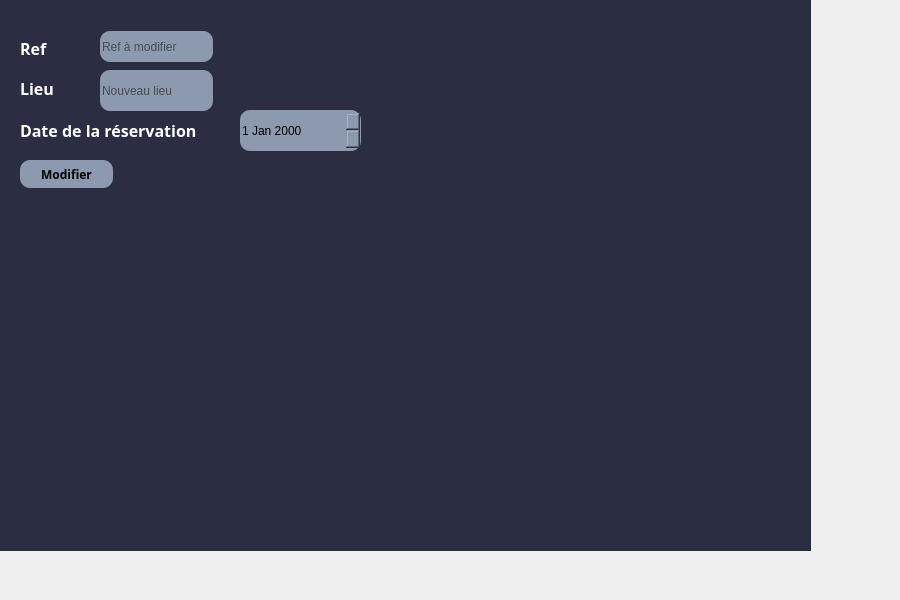
     <widget class="QWidget" name="tab_6">
      <attribute name="title">
       <string>Modifier</string>
      </attribute>
      <widget class="QLabel" name="label_23">
       <property name="geometry">
        <rect>
         <x>-30</x>
         <y>-40</y>
         <width>841</width>
         <height>591</height>
        </rect>
       </property>
       <property name="styleSheet">
        <string notr="true">background-color: rgb(43, 45, 66);</string>
       </property>
       <property name="text">
        <string/>
       </property>
      </widget>
      <widget class="QLabel" name="label_24">
       <property name="geometry">
        <rect>
         <x>20</x>
         <y>40</y>
         <width>41</width>
         <height>16</height>
        </rect>
       </property>
       <property name="font">
        <font>
         <family>Google Sans</family>
         <pointsize>12</pointsize>
         <weight>75</weight>
         <bold>true</bold>
        </font>
       </property>
       <property name="styleSheet">
        <string notr="true">color: rgb(255, 255, 255);</string>
       </property>
       <property name="text">
        <string>Ref</string>
       </property>
      </widget>
      <widget class="QDateEdit" name="dateEdit_4">
       <property name="geometry">
        <rect>
         <x>240</x>
         <y>110</y>
         <width>121</width>
         <height>41</height>
        </rect>
       </property>
       <property name="styleSheet">
        <string notr="true">background-color: rgb(141, 153, 174);
border-radius: 10px;</string>
       </property>
      </widget>
      <widget class="QPushButton" name="pushButton_modifier_2">
       <property name="geometry">
        <rect>
         <x>20</x>
         <y>160</y>
         <width>93</width>
         <height>28</height>
        </rect>
       </property>
       <property name="font">
        <font>
         <family>Google Sans</family>
         <pointsize>9</pointsize>
         <weight>75</weight>
         <bold>true</bold>
        </font>
       </property>
       <property name="styleSheet">
        <string notr="true">background-color: rgb(141, 153, 174);
border-radius: 10px;</string>
       </property>
       <property name="text">
        <string>Modifier</string>
       </property>
      </widget>
      <widget class="QLabel" name="label_25">
       <property name="geometry">
        <rect>
         <x>20</x>
         <y>120</y>
         <width>221</width>
         <height>21</height>
        </rect>
       </property>
       <property name="font">
        <font>
         <family>Google Sans</family>
         <pointsize>12</pointsize>
         <weight>75</weight>
         <bold>true</bold>
        </font>
       </property>
       <property name="styleSheet">
        <string notr="true">color: rgb(255, 255, 255);</string>
       </property>
       <property name="text">
        <string>Date de la réservation</string>
       </property>
      </widget>
      <widget class="QLineEdit" name="lineEdit_2">
       <property name="geometry">
        <rect>
         <x>100</x>
         <y>31</y>
         <width>113</width>
         <height>31</height>
        </rect>
       </property>
       <property name="styleSheet">
        <string notr="true">background-color: rgb(141, 153, 174);
border-radius: 10px;</string>
       </property>
       <property name="placeholderText">
        <string>Ref à modifier</string>
       </property>
      </widget>
      <widget class="QLabel" name="label_22">
       <property name="geometry">
        <rect>
         <x>20</x>
         <y>80</y>
         <width>55</width>
         <height>16</height>
        </rect>
       </property>
       <property name="font">
        <font>
         <family>Google Sans</family>
         <pointsize>12</pointsize>
         <weight>75</weight>
         <bold>true</bold>
        </font>
       </property>
       <property name="styleSheet">
        <string notr="true">color: rgb(255, 255, 255);</string>
       </property>
       <property name="text">
        <string>Lieu</string>
       </property>
      </widget>
      <widget class="QLineEdit" name="lineEdit_3">
       <property name="geometry">
        <rect>
         <x>100</x>
         <y>70</y>
         <width>113</width>
         <height>41</height>
        </rect>
       </property>
       <property name="styleSheet">
        <string notr="true">background-color: rgb(141, 153, 174);
border-radius: 10px;</string>
       </property>
       <property name="placeholderText">
        <string>Nouveau lieu</string>
       </property>
      </widget>
      <widget class="QLabel" name="label_34">
       <property name="geometry">
        <rect>
         <x>310</x>
         <y>150</y>
         <width>581</width>
         <height>301</height>
        </rect>
       </property>
       <property name="text">
        <string/>
       </property>
       <property name="pixmap">
        <pixmap>:/images/images/logo.png</pixmap>
       </property>
       <property name="scaledContents">
        <bool>true</bool>
       </property>
      </widget>
     </widget>
